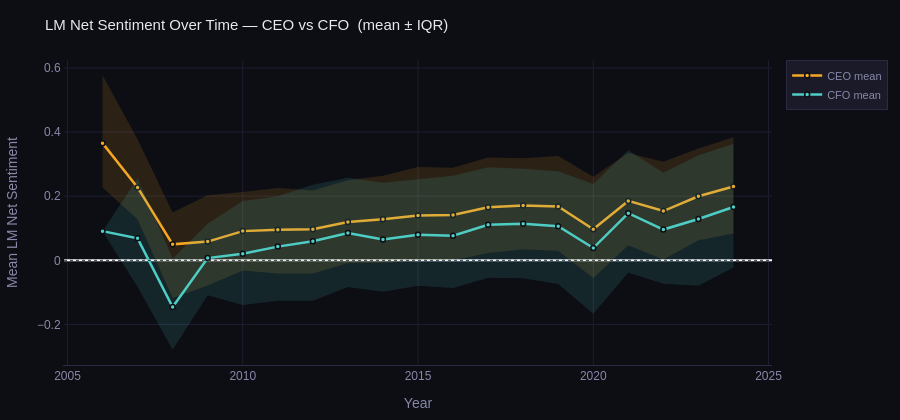

Here is the notebook cell this chart was saved with:
### Code cell
# ── 3a. LM net sentiment by year — aggregated ─────────────────────────────────
# Join role & section from eda frame (lightweight — no text column)
# lm_df already contains ticker and call_year (from parquet). Only bring speaker metadata from eda.
lm_eda = lm_df.merge(
    eda[['transcriptid','transcriptcomponentid','quarter',
         'role','section','close_to_open_return']],
    on=['transcriptid','transcriptcomponentid'], how='left'
)

# Aggregate to call × role level first
lm_call = (
    lm_eda[lm_eda['role'].isin(['CEO','CFO'])]
       .groupby(['transcriptid','call_year','ticker','role','close_to_open_return'])
       .agg(
           mean_lm_net  = ('lm_net', 'mean'),
           mean_lm_unc  = ('lm_unc_pct', 'mean'),
           total_words  = ('lm_n_words', 'sum'),
       )
       .reset_index()
)

# Year-level ribbon
lm_yr = (
    lm_call
       .groupby(['call_year','role'])['mean_lm_net']
       .agg(['mean', lambda x: x.quantile(0.25), lambda x: x.quantile(0.75)])
       .rename(columns={'mean':'mean', '<lambda_0>':'q25', '<lambda_1>':'q75'})
       .reset_index()
       .sort_values('call_year')
)

fig = go.Figure()
BAND_FILL = {
    'CEO': 'rgba(245,166,35,0.13)',  # GOLD with alpha
    'CFO': 'rgba(78,205,196,0.13)',  # TEAL with alpha
}
for role, color in [('CEO', GOLD), ('CFO', TEAL)]:
    d = lm_yr[lm_yr['role'] == role]
    # IQR band
    fig.add_trace(go.Scatter(
        x=pd.concat([d['call_year'], d['call_year'][::-1]]),
        y=pd.concat([d['q75'], d['q25'][::-1]]),
        fill='toself', fillcolor=BAND_FILL[role],
        line=dict(width=0), showlegend=False, hoverinfo='skip',
    ))
    # Mean line
    fig.add_trace(go.Scatter(
        x=d['call_year'], y=d['mean'].round(4),
        mode='lines+markers', name=f'{role} mean',
        line=dict(color=color, width=2.5),
        marker=dict(color=color, size=5, line=dict(color=BG, width=1.5)),
    ))

fig.add_hline(y=0, line_dash='dot', line_color=BORDER, line_width=1)
theme(fig, 'LM Net Sentiment Over Time — CEO vs CFO  (mean ± IQR)',
      'Year', 'Mean LM Net Sentiment', h=420)
fig.show()

### Figure 1 — Plotly figure (JSON) as saved in the notebook; plotly's stock layout.template omitted (floating-point values rounded to 4 significant figures)
{"data": [{"fill": "toself", "fillcolor": "rgba(245,166,35,0.13)", "hoverinfo": "skip", "line": {"width": 0}, "showlegend": false, "type": "scatter", "x": [2006, 2007, 2008, 2009, 2010, 2011, 2012, 2013, 2014, 2015, 2016, 2017, 2018, 2019, 2020, 2021, 2022, 2023, 2024, 2024, 2023, 2022, 2021, 2020, 2019, 2018, 2017, 2016, 2015, 2014, 2013, 2012, 2011, 2010, 2009, 2008, 2007, 2006], "y": [0.5771, 0.3776, 0.1488, 0.2026, 0.2128, 0.2255, 0.2179, 0.2498, 0.2634, 0.291, 0.2885, 0.3203, 0.3186, 0.3253, 0.2606, 0.3346, 0.3073, 0.3487, 0.3839, 0.08392, 0.0625, 0.002624, 0.04698, -0.05525, 0.02982, 0.03481, 0.02302, -2.885e-07, 0.0, -0.007271, -0.008735, -0.04096, -0.04137, -0.03176, -0.0788, -0.1175, 0.1279, 0.2274]}, {"line": {"color": "#f5a623", "width": 2.5}, "marker": {"color": "#f5a623", "line": {"color": "#0d0d14", "width": 1.5}, "size": 5}, "mode": "lines+markers", "name": "CEO mean", "type": "scatter", "x": [2006, 2007, 2008, 2009, 2010, 2011, 2012, 2013, 2014, 2015, 2016, 2017, 2018, 2019, 2020, 2021, 2022, 2023, 2024], "y": [0.3654, 0.2272, 0.0498, 0.0583, 0.091, 0.0952, 0.0968, 0.1194, 0.1279, 0.1394, 0.1413, 0.1654, 0.1712, 0.1676, 0.097, 0.1852, 0.1536, 0.1996, 0.2301]}, {"fill": "toself", "fillcolor": "rgba(78,205,196,0.13)", "hoverinfo": "skip", "line": {"width": 0}, "showlegend": false, "type": "scatter", "x": [2006, 2007, 2008, 2009, 2010, 2011, 2012, 2013, 2014, 2015, 2016, 2017, 2018, 2019, 2020, 2021, 2022, 2023, 2024, 2024, 2023, 2022, 2021, 2020, 2019, 2018, 2017, 2016, 2015, 2014, 2013, 2012, 2011, 2010, 2009, 2008, 2007, 2006], "y": [0.09091, 0.2561, 0.005925, 0.1137, 0.1846, 0.1998, 0.2356, 0.2571, 0.2419, 0.2522, 0.2638, 0.2903, 0.2855, 0.2776, 0.2381, 0.3431, 0.2728, 0.3278, 0.3637, -0.02226, -0.07948, -0.07333, -0.03837, -0.1667, -0.07363, -0.05599, -0.05453, -0.08671, -0.07966, -0.09805, -0.0829, -0.126, -0.1258, -0.1395, -0.1094, -0.279, -0.08222, 0.09091]}, {"line": {"color": "#4ecdc4", "width": 2.5}, "marker": {"color": "#4ecdc4", "line": {"color": "#0d0d14", "width": 1.5}, "size": 5}, "mode": "lines+markers", "name": "CFO mean", "type": "scatter", "x": [2006, 2007, 2008, 2009, 2010, 2011, 2012, 2013, 2014, 2015, 2016, 2017, 2018, 2019, 2020, 2021, 2022, 2023, 2024], "y": [0.0909, 0.0684, -0.1457, 0.0068, 0.0207, 0.0427, 0.0593, 0.0853, 0.065, 0.08, 0.0769, 0.1107, 0.1141, 0.1062, 0.0383, 0.1469, 0.0959, 0.1287, 0.1662]}], "layout": {"font": {"color": "#e8e8f0", "family": "sans-serif", "size": 12}, "height": 420, "legend": {"bgcolor": "#1a1a28", "bordercolor": "#2a2a42", "borderwidth": 1, "font": {"color": "#8888aa", "size": 11}}, "margin": {"b": 50, "l": 60, "r": 30, "t": 60}, "paper_bgcolor": "#0d0d14", "plot_bgcolor": "#0d0d14", "shapes": [{"line": {"color": "#2a2a42", "dash": "dot", "width": 1}, "type": "line", "x0": 0, "x1": 1, "xref": "x domain", "y0": 0, "y1": 0, "yref": "y"}], "title": {"font": {"color": "#e8e8f0", "size": 15}, "text": "LM Net Sentiment Over Time — CEO vs CFO  (mean ± IQR)"}, "xaxis": {"gridcolor": "#1e1e30", "linecolor": "#2a2a42", "tickcolor": "#2a2a42", "tickfont": {"color": "#8888aa"}, "title": {"font": {"color": "#8888aa"}, "text": "Year"}}, "yaxis": {"gridcolor": "#1e1e30", "linecolor": "rgba(0,0,0,0)", "tickfont": {"color": "#8888aa"}, "title": {"font": {"color": "#8888aa"}, "text": "Mean LM Net Sentiment"}}}}
